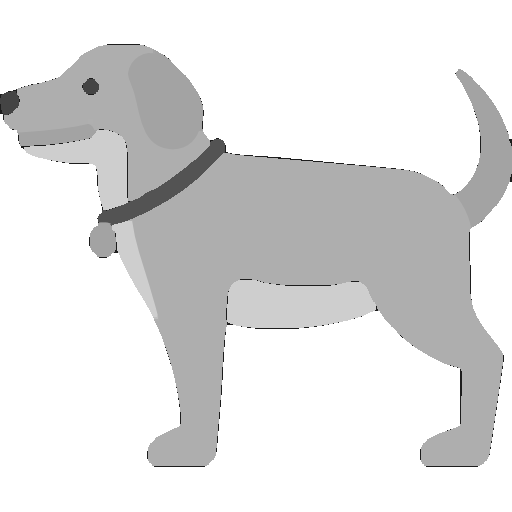
#> input picture 2_practice3/dog.png, 512 x 512 px
$ python task1.py
#> lines starting #> are read from the running program, lines starting #| are printed output that depends on the picture; after the words box and inside, x2 and y2 are one past the last pixel; in counts of white or black regions, pixels touching at a corner belong together
import cv2
import numpy as np

# Загрузите изображение
img = cv2.imread('dog.png')
#> img is the input picture: shape (512, 512, 3); min 29, max 255, mean 224.5
# Преобразуйте изображение в оттенки серого
gray_img = cv2.cvtColor(img, cv2.COLOR_BGR2GRAY)
# Примените пороговое значение для сегментации (можно настроить параметры)

_, thresh = cv2.threshold(gray_img, 230, 255, cv2.THRESH_BINARY)
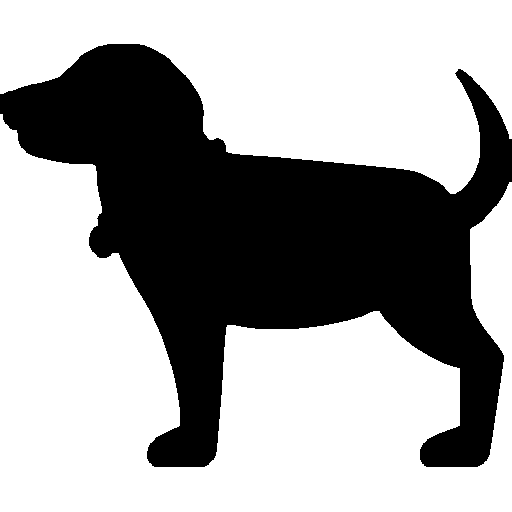
#> thresh: shape (512, 512); 63.3% white; 1 black region, box (x1, y1, x2, y2) and area: (0, 44, 512, 467) 96077

cv2.imshow('tresh', thresh)

# Примените морфологические операции для улучшения сегментации
kernel = np.ones((5, 5), np.uint8)
morph_img = cv2.morphologyEx(thresh, cv2.MORPH_CLOSE, kernel)
#> morph_img: shape (512, 512); 63.4% white; 1 black region

cv2.imshow('morph_img', morph_img)

# Выполните сегментацию путем нахождения контуров объектов на изображении
contours, _ = cv2.findContours(
    morph_img, cv2.RETR_EXTERNAL,
    cv2.CHAIN_APPROX_SIMPLE,
)
#> contours = 2 contours; box (x1, y1, x2, y2) and area: (0, 114, 512, 512) 102930, (0, 0, 512, 194) 61120
# Нарисуйте контуры на исходном изображении
segmented_img = img.copy()
cv2.drawContours(segmented_img, contours, -1, (0, 255, 0), 2)
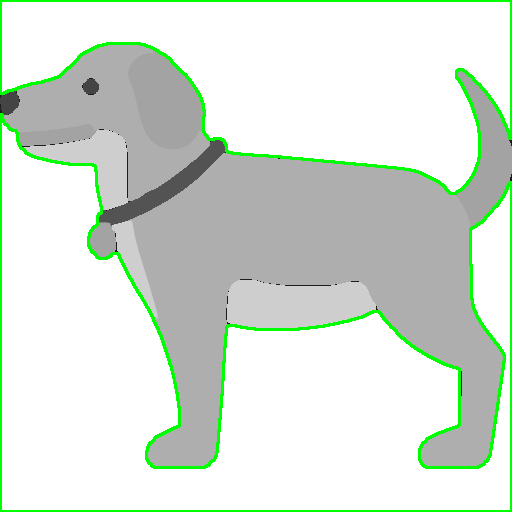
#> segmented_img: shape (512, 512, 3); 4.33% of pixels changed, all inside (x1, y1, x2, y2) = (0, 0, 512, 512)
# Отобразите результат
cv2.imshow('Segmented Image', segmented_img)
cv2.waitKey(0)
cv2.destroyAllWindows()
